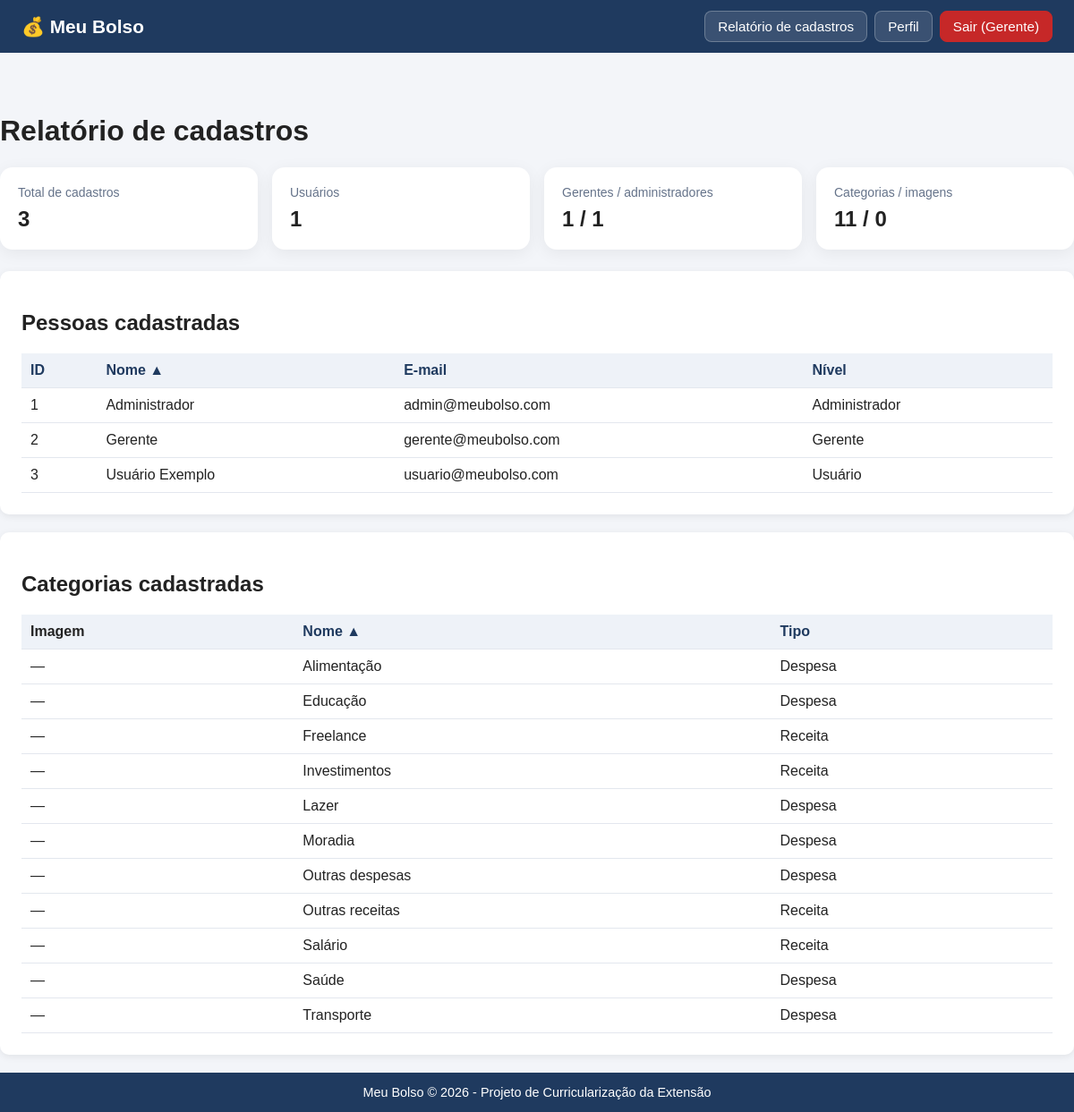
The page /pages/relatorio_geral.php (signed in) on the database its author committed.
### tables this page shows
CREATE TABLE `usuarios` (
  `id_usuario` INT(11) NOT NULL AUTO_INCREMENT,
  `nome` VARCHAR(100) NOT NULL,
  `email` VARCHAR(150) NOT NULL,
  `senha_hash` CHAR(64) NOT NULL,
  `nivel` TINYINT(4) NOT NULL DEFAULT 1,
  `criado_em` DATETIME DEFAULT CURRENT_TIMESTAMP,
  PRIMARY KEY (`id_usuario`),
  UNIQUE KEY `email` (`email`)
);

CREATE TABLE `categorias` (
  `id_categoria` INT(11) NOT NULL AUTO_INCREMENT,
  `nome` VARCHAR(80) NOT NULL,
  `tipo` VARCHAR(10) NOT NULL,
  `id_imagem` INT(11) DEFAULT NULL,
  PRIMARY KEY (`id_categoria`),
  KEY `fk_categoria_imagem` (`id_imagem`),
  CONSTRAINT `fk_categoria_imagem` FOREIGN KEY (`id_imagem`)
    REFERENCES `imagens` (`id_imagem`) ON DELETE SET NULL
);

### SRC/includes/usuarios.php (called while the page is built, shortened)
<?php
function usuario_listar($conexao, string $ordem = 'nome', string $dir = 'asc'): array
{
    $colunas = [
        'id'    => 'id_usuario',
        'nome'  => 'nome',
        'email' => 'email',
        'nivel' => 'nivel',
    ];
    $campo = $colunas[$ordem] ?? $colunas['nome'];
    $sentido = ($dir === 'desc') ? 'DESC' : 'ASC';
    $res = mysqli_query(
        $conexao,
        'SELECT id_usuario, nome, email, nivel FROM usuarios ORDER BY ' . $campo . ' ' . $sentido . ', id_usuario ASC'
    );
    $lista = [];
    while ($linha = mysqli_fetch_assoc($res)) {
        $lista[] = $linha;
    }
    return $lista;
}

### SRC/includes/categorias.php (called while the page is built, shortened)
<?php
function categoria_listar_com_uso($conexao, string $ordem = 'nome', string $dir = 'asc'): array
{
    $colunas = [
        'id'   => 'c.id_categoria',
        'nome' => 'c.nome',
        'tipo' => 'c.tipo',
        'uso'  => 'total',
    ];
    $campo = $colunas[$ordem] ?? $colunas['nome'];
    $sentido = ($dir === 'desc') ? 'DESC' : 'ASC';
    $res = mysqli_query(
        $conexao,
        'SELECT c.id_categoria, c.nome, c.tipo, c.id_imagem, i.arquivo AS imagem, COUNT(t.id_transacao) AS total
         FROM categorias c
         LEFT JOIN imagens i ON i.id_imagem = c.id_imagem
         LEFT JOIN transacoes t ON t.id_categoria = c.id_categoria
         GROUP BY c.id_categoria, c.nome, c.tipo, c.id_imagem, i.arquivo
         ORDER BY ' . $campo . ' ' . $sentido . ', c.id_categoria ASC'
    );
    $lista = [];
    while ($linha = mysqli_fetch_assoc($res)) {
        $lista[] = $linha;
    }
    return $lista;
}

### SRC/includes/imagens.php (called while the page is built, shortened)
<?php
function imagem_listar($conexao, string $ordem = 'criado', string $dir = 'desc'): array
{
    $colunas = ['titulo' => 'i.titulo', 'criado' => 'i.criado_em', 'uso' => 'uso'];
    $colunaSql = $colunas[$ordem] ?? 'i.criado_em';
    $direcaoSql = ($dir === 'asc') ? 'ASC' : 'DESC';
    $sql = "SELECT i.id_imagem, i.titulo, i.arquivo, i.criado_em, COUNT(c.id_categoria) AS uso
            FROM imagens i
            LEFT JOIN categorias c ON c.id_imagem = i.id_imagem
            WHERE i.id_transacao IS NULL
            GROUP BY i.id_imagem, i.titulo, i.arquivo, i.criado_em
            ORDER BY $colunaSql $direcaoSql, i.id_imagem DESC";
    $resultado = mysqli_query($conexao, $sql);
    $lista = [];
    return $lista;
}

### SRC/includes/funcoes.php (called while the page is built, shortened)
<?php
function e($valor): string
{
    return htmlspecialchars((string) $valor, ENT_QUOTES, 'UTF-8');
}

### SRC/includes/auth.php (called while the page is built, shortened)
<?php
function nome_nivel(int $nivel): string
{
    if ($nivel === NIVEL_ADMIN) {
        return 'Administrador';
    }
    if ($nivel === NIVEL_GERENTE) {
        return 'Gerente';
    }
    return 'Usuário';
}

### SRC/pages/relatorio_geral.php (the view, shortened to what this page needs)
<?php
require_once dirname(__DIR__) . '/includes/funcoes.php';
require_once dirname(__DIR__) . '/includes/auth.php';
require_once dirname(__DIR__) . '/includes/ordenacao.php';
require_once dirname(__DIR__) . '/includes/usuarios.php';
require_once dirname(__DIR__) . '/includes/categorias.php';
require_once dirname(__DIR__) . '/includes/imagens.php';
$ordemUsr = $_GET['ordem_usr'] ?? 'nome';
$dirUsr = $_GET['dir_usr'] ?? 'asc';
$dirUsr = ($dirUsr === 'desc') ? 'desc' : 'asc';
$ordemCat = $_GET['ordem_cat'] ?? 'nome';
$dirCat = $_GET['dir_cat'] ?? 'asc';
$dirCat = ($dirCat === 'desc') ? 'desc' : 'asc';
$usuarios = usuario_listar($conexao, $ordemUsr, $dirUsr);
$categorias = categoria_listar_com_uso($conexao, $ordemCat, $dirCat);
$imagens = imagem_listar($conexao);
$qtdUsuarios = 0;
$qtdGerentes = 0;
$qtdAdmins = 0;
foreach ($usuarios as $u) {
    $nivel = (int) $u['nivel'];
    if ($nivel === NIVEL_ADMIN) {
        $qtdAdmins++;
    } elseif ($nivel === NIVEL_GERENTE) {
        $qtdGerentes++;
    } else {
        $qtdUsuarios++;
    }
}
$extrasUsr = ['ordem_cat' => $ordemCat, 'dir_cat' => $dirCat];
$extrasCat = ['ordem_usr' => $ordemUsr, 'dir_usr' => $dirUsr];
require dirname(__DIR__) . '/includes/cabecalho.php';
?>
<h1>Relatório de cadastros</h1>
<section class="cards">
    <div class="card">
        <span>Total de cadastros</span>
        <strong><?= count($usuarios) ?></strong>
    </div>
    <div class="card">
        <span>Usuários</span>
        <strong><?= $qtdUsuarios ?></strong>
    </div>
    <div class="card">
        <span>Gerentes / administradores</span>
        <strong><?= $qtdGerentes ?> / <?= $qtdAdmins ?></strong>
    </div>
    <div class="card">
        <span>Categorias / imagens</span>
        <strong><?= count($categorias) ?> / <?= count($imagens) ?></strong>
    </div>
</section>
<section class="cartao">
    <h2>Pessoas cadastradas</h2>
    <?php if ($usuarios === []): ?>
        <p class="vazio">Nenhum cadastro encontrado.</p>
    <?php else: ?>
        <div class="tabela">
            <table>
                <thead>
                    <tr>
                        <th><?= titulo_ordenavel('id', 'ID', $ordemUsr, $dirUsr, $extrasUsr, 'ordem_usr', 'dir_usr') ?></th>
                        <th><?= titulo_ordenavel('nome', 'Nome', $ordemUsr, $dirUsr, $extrasUsr, 'ordem_usr', 'dir_usr') ?></th>
                        <th><?= titulo_ordenavel('email', 'E-mail', $ordemUsr, $dirUsr, $extrasUsr, 'ordem_usr', 'dir_usr') ?></th>
                        <th><?= titulo_ordenavel('nivel', 'Nível', $ordemUsr, $dirUsr, $extrasUsr, 'ordem_usr', 'dir_usr') ?></th>
                    </tr>
                </thead>
                <tbody>
                <?php foreach ($usuarios as $u): ?>
                    <tr>
                        <td><?= (int) $u['id_usuario'] ?></td>
                        <td><?= e($u['nome']) ?></td>
                        <td><?= e($u['email']) ?></td>
                        <td><?= e(nome_nivel((int) $u['nivel'])) ?></td>
                    </tr>
                <?php endforeach; ?>
                </tbody>
            </table>
        </div>
    <?php endif; ?>
</section>
<section class="cartao">
    <h2>Categorias cadastradas</h2>
    <?php if ($categorias === []): ?>
        <p class="vazio">Nenhuma categoria cadastrada.</p>
    <?php else: ?>
        <div class="tabela">
            <table>
                <thead>
                    <tr>
                        <th>Imagem</th>
                        <th><?= titulo_ordenavel('nome', 'Nome', $ordemCat, $dirCat, $extrasCat, 'ordem_cat', 'dir_cat') ?></th>
                        <th><?= titulo_ordenavel('tipo', 'Tipo', $ordemCat, $dirCat, $extrasCat, 'ordem_cat', 'dir_cat') ?></th>
                    </tr>
                </thead>
                <tbody>
                <?php foreach ($categorias as $c): ?>
                    <tr>
                        <td>
                            <?php if (!empty($c['imagem'])): ?>
                                <img class="miniatura" src="../uploads/<?= e($c['imagem']) ?>" alt="Imagem da categoria <?= e($c['nome']) ?>">
                            <?php else: ?>
                                —
                            <?php endif; ?>
                        </td>
                        <td><?= e($c['nome']) ?></td>
                        <td><?= $c['tipo'] === 'receita' ? 'Receita' : 'Despesa' ?></td>
                    </tr>
                <?php endforeach; ?>
                </tbody>
            </table>
        </div>
    <?php endif; ?>
</section>
<?php require dirname(__DIR__) . '/includes/rodape.php'; ?>

### SRC/assets/css/estilo.css (style rules this page uses)
* { box-sizing: border-box; }
body { margin: 0; font-family: Arial, Helvetica, sans-serif; background: #f3f5f9; color: #222; min-height: 100vh; display: flex; flex-direction: column; }
.cartao { background: #fff; border-radius: 10px; padding: 24px; box-shadow: 0 2px 8px rgba(0,0,0,.08); margin-bottom: 20px; }
table { width: 100%; border-collapse: collapse; background: #fff; }
th, td { padding: 10px; border-bottom: 1px solid #e3e7ee; text-align: left; }
th { background: #eef2f8; }
.tabela { overflow-x: auto; }
.cards { display: grid; grid-template-columns: repeat(auto-fit, minmax(200px, 1fr)); gap: 16px; margin-bottom: 24px; }
.card { padding: 20px; background: #fff; border-radius: 14px; box-shadow: 0 4px 18px #00000010; }
.card span { display: block; font-size: 14px; color: #65738a; }
.card strong { display: block; margin-top: 8px; font-size: 24px; }

### rows shown on the page
usuarios: id_usuario "1", nome "Administrador", email "admin@meubolso.com", nivel "Administrador"
usuarios: id_usuario "2", nome "Gerente", email "gerente@meubolso.com", nivel "Gerente"
usuarios: id_usuario "3", nome "Usuário Exemplo", email "usuario@meubolso.com", nivel "Usuário"
categorias: nome "Alimentação", tipo "Despesa"
categorias: nome "Educação", tipo "Despesa"
categorias: nome "Freelance", tipo "Receita"
categorias: nome "Investimentos", tipo "Receita"
categorias: nome "Lazer", tipo "Despesa"
categorias: nome "Moradia", tipo "Despesa"
categorias: nome "Outras despesas", tipo "Despesa"
categorias: nome "Outras receitas", tipo "Receita"
categorias: nome "Salário", tipo "Receita"
categorias: nome "Saúde", tipo "Despesa"
categorias: nome "Transporte", tipo "Despesa"

### other values the page prints
nome_nivel(nivel_atual()) "Gerente"
count($usuarios) "3"
$qtdUsuarios "1"
$qtdGerentes "1"
$qtdAdmins "1"
count($categorias) "11"
count($imagens) "0"
$rotulo "ID Nome E-mail Nível Nome Tipo"
$seta "▲ ▲"
